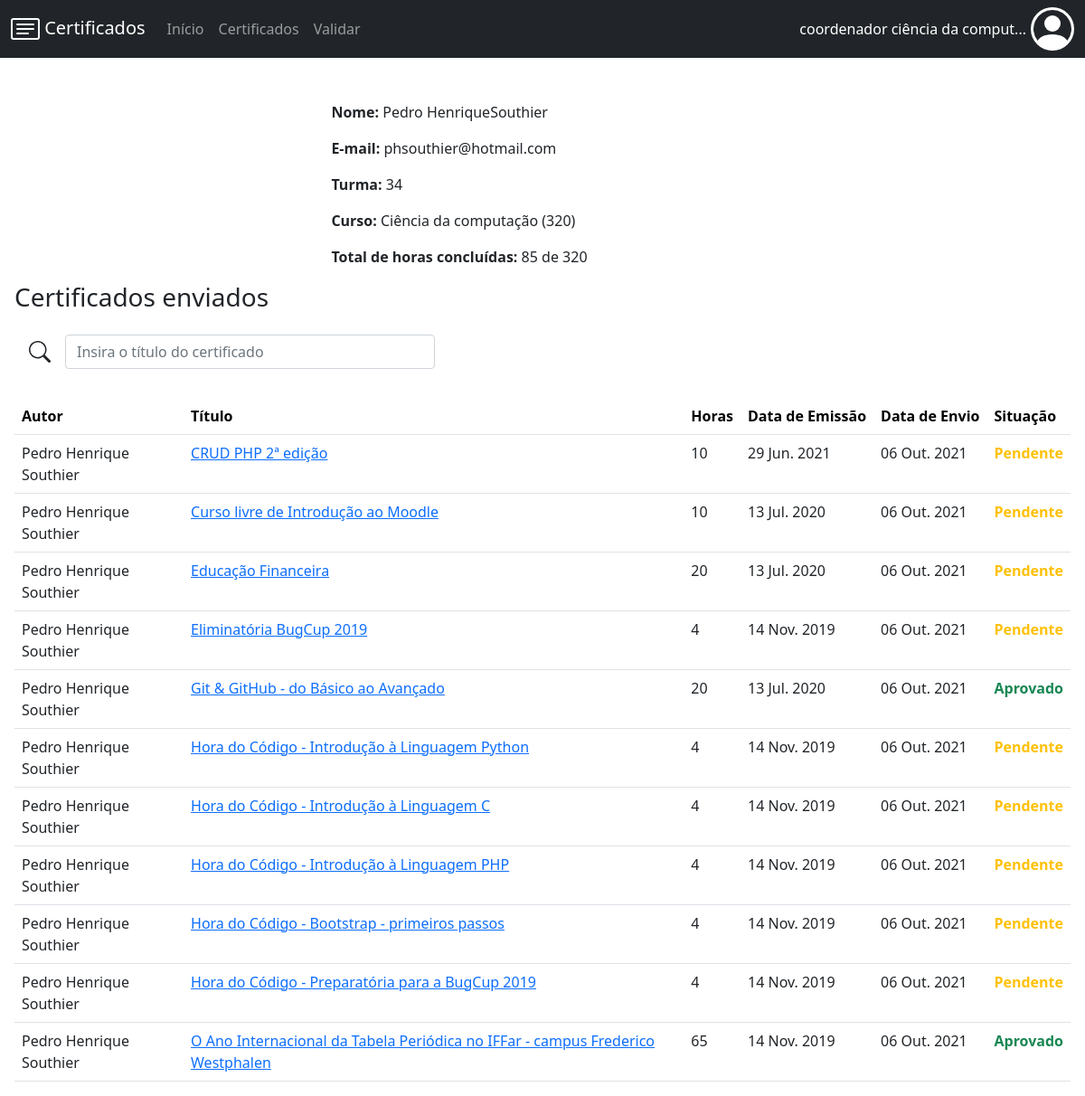
Screenshot of /certificados/usuario/2/ (signed in) with the database file from the repository.
### certificados/models.py (models this page shows, shortened)
class Perfil(models.Model):
    user = models.OneToOneField('auth.User', on_delete=models.CASCADE)
    matricula = models.IntegerField()
    turma = models.IntegerField()
    curso = models.ForeignKey('Curso', on_delete=models.CASCADE)
    def horas_concluidas(self):
        horas_aprovado = 0
        categoria_atual = ''
        horas_categoria_atual = 0
        todas_categorias = []
        horas_categorias = []
        certificados = Certificado.objects.filter(usuario=self.user)
        categorias = Categoria.objects.filter(curso=self.curso)
        for c in categorias:
            horas_categorias.append(c.limite_horas)
            todas_categorias.append(c.nome)
        for c in certificados:
            if c.situacao == 1:
                for i in range(len(categorias)):
                    categoria_atual = todas_categorias[i]
                    horas_categoria_atual = horas_categorias[i]
                    if(categoria_atual == c.categoria.nome):
                        if(horas_categoria_atual <= c.horas and c.horas >= 0):
                            horas_aprovado = horas_aprovado + horas_categoria_atual
                            horas_categorias[i] = 0
                        else:
                            if(horas_categoria_atual > 0 and c.horas >= 0):
                                horas_aprovado = horas_aprovado + c.horas
                                horas_categorias[i] = horas_categorias[i] - c.horas
                            else:
                                pass
                    else:
                        pass
        return horas_aprovado

class Curso(models.Model):
    nome = models.CharField(max_length=100)
    quantidade_horas = models.IntegerField()
    def __str__(self):
        return self.nome + " (" + str(self.quantidade_horas) + ")"

class Categoria(models.Model):
    nome = models.CharField(max_length=170)
    limite_horas = models.IntegerField()
    curso = models.ForeignKey('Curso', on_delete=models.CASCADE)

class Certificado(models.Model):
    horas = models.IntegerField()
    titulo = models.CharField(max_length=150)
    data_emissao = models.DateTimeField()
    data_envio = models.DateTimeField(default=timezone.now)
    situacao = models.SmallIntegerField(default = 2)
    imagem = models.FileField(
        upload_to = 'certificados/',
        validators=[validate_file_extension]
    )
    usuario = models.ForeignKey('auth.User', on_delete=models.CASCADE)
    categoria = models.ForeignKey('Categoria', on_delete=models.CASCADE)
    curso = models.ForeignKey('Curso', on_delete=models.CASCADE)
    def __str__(self):
        return self.titulo + " (" + str(self.id) + ")"
    def tamanho_titulo(self):
        t = len(self.titulo)
        if t <= 120:
            return self.titulo[0:120]
        else:
            return self.titulo[0:117] + "..."
    def tamanho_autor(self):
        a = len(self.usuario.first_name + " " + self.usuario.last_name)
        if a <= 100:
            return (self.usuario.first_name + " " + self.usuario.last_name)[0:100]
        else:
            return (self.usuario.first_name + " " + self.usuario.last_name)[0:97] + "..."

### certificados/views.py (the view)
# urls.py: path('usuario/', views.perfil, name='perfil'),
def usuario(request, id):
    if request.user.is_authenticated:
        if request.user.id == id or request.user.is_superuser:
            u = UserModel.objects.get(id=id)
            operacao = ''
            if request.method == "POST":
                form = FormFiltro(request.POST)
                if form.is_valid():
                    operacao = form.cleaned_data['operacao']
                    if operacao == "data_emissao":
                        lista_certificados = Certificado.objects.filter(usuario=u).order_by("-data_emissao")
                    elif operacao == "data_envio":
                        lista_certificados = Certificado.objects.filter(usuario=u).order_by("-data_envio")
                    elif operacao == "titulo":
                        lista_certificados = Certificado.objects.filter(usuario=u).order_by("titulo")
                    elif operacao == "horas":
                        lista_certificados = Certificado.objects.filter(usuario=u).order_by("-horas")
                    elif operacao == "situacao":
                        lista_certificados = Certificado.objects.filter(usuario=u).order_by("situacao")
                    else:
                        lista_certificados = Certificado.objects.filter(usuario=u)
            else:
                form = FormFiltro()
                lista_certificados = Certificado.objects.filter(usuario=u)
            formulario = "certificados"
            horas_aprovado = 0
            horas_pendente = 0
            horas_recusado = 0
            for p in lista_certificados:
                if p.situacao == 1:
                    pass
                elif p.situacao == 2:
                    horas_pendente = horas_pendente + p.horas
                elif p.situacao == 3:
                    horas_recusado = horas_recusado + p.horas
            situacao = ["Aprovado", "Pendente", "Recusado", "Erro"]
            nome = u.first_name + u.last_name
            email = u.email
            contexto = {'u': u, 'nome': nome, 'email': email, 'lista_certificados': lista_certificados, 'situacao': situacao, 'form': form, 'horas_aprovado': horas_aprovado, 'horas_pendente': horas_pendente, 'horas_recusado': horas_recusado, 'formulario': formulario}
            return render(request, 'certificados/perfil.html', contexto)
        else:
            return HttpResponseRedirect("/certificados/")
    else:
        return HttpResponseRedirect("/certificados/login/")

### certificados/forms.py
class FormFiltro(forms.Form):
    operacao = forms.CharField()

### certificados/templates/certificados/perfil.html (shortened to what this page needs)
{% extends 'certificados/base.html' %}
{% load static %}
{% block conteudo %}
    <h3 class="font-weight-light pb-3">{{titulo}}</h3>
    {% if u %}
        <div class="ver_certificado">
            <p><span class="fw-bold">Nome: </span>{{nome}}</p>
            <p><span class="fw-bold">E-mail: </span>{{email}}</p>
            <p><span class="fw-bold">Turma: </span>{{u.perfil.turma}}</p>
            <p><span class="fw-bold">Curso: </span>{{u.perfil.curso}}</p>
            <p><span class="fw-bold">Total de horas concluídas: </span>{{u.perfil.horas_concluidas}} de {{u.perfil.curso.quantidade_horas}}</p>
        </div>
    {% else %}
            <p> Usuario inexistente. </p>
    {% endif %}
        {% if user.is_superuser %}
            {% if not u.is_superuser %}
                <h3 class="font-weight-light pb-3">Certificados enviados</h3>
                {% if lista_certificados %}
                    <div class="div_barra_pesquisa">
                        <input class="form-control barra_pesquisa_certificados" value="" type="search" id="barra_pesquisa" placeholder="Insira o título do certificado">
                    </div>
                    <table class="table" style="margin-top: 32px;">
                        <form action="/certificados/usuario/{{u.id}}/" method="POST">
                            <tr>
                                <th> <input onclick="att_formFiltro('autor')" type="submit" class="linkFiltros fw-bold" id="submit_autor" value="Autor"><br> </th>
                                <th> <input onclick="att_formFiltro('titulo')" type="submit" class="linkFiltros fw-bold" id="submit_titulo" value="Título"><br> </th>
                                <th class="form-horas"> <input onclick="att_formFiltro('horas')" type="submit" class="linkFiltros fw-bold" id="submit_horas" value="Horas"><br> </th>
                                <th class="form-data-emissao"> <input onclick="att_formFiltro('data_emissao')" type="submit" class="linkFiltros fw-bold" id="submit_data_emissao" value="Data de Emissão"><br> </th>
                                <th> <input onclick="att_formFiltro('data_envio')" type="submit" class="linkFiltros fw-bold" id="submit_data_envio" value="Data de Envio"><br> </th>
                                <th class="form-situacao"> <input onclick="att_formFiltro('situacao')" type="submit" class="linkFiltros fw-bold" id="submit_situacao" value="Situação"><br> </th>
                            </tr>
                        </form>
                        <div>
                            {% for p in lista_certificados %}
                                <tr id="tabela_{{p}}" style="display: normal;" class="elementos_tabela">
                                    <td class="break-word">{{p.tamanho_autor}}</td>
                                    <td class="break-word"><a id="titulo_tabela_{{p}}" href="/certificados/usuario/{{ u.id }}/certificado/{{p.id}}">{{p.tamanho_titulo}}</a></td>
                                    <td class="form-horas"> {{p.horas}} </td>
                                    <td class="form-data-emissao"> {{p.data_emissao|date:'d M. Y'}} </td>
                                    <td> {{p.data_envio|date:'d M. Y'}} </td>
                                    {% if p.situacao == 1 %}
                                        <td class="form-situacao"><span id="situacao_{{p}}" class="fw-bold situacao_aprovado"> {{situacao.0}} </span></td>
                                    {% elif p.situacao == 2 %}
                                        <td class="form-situacao"><span id="situacao_{{p}}" class="fw-bold situacao_pendente"> {{situacao.1}} </span></td>
                                    {% elif p.situacao == 3 %}
                                        <td class="form-situacao"><span id="situacao_{{p}}" class="fw-bold situacao_recusado"> {{situacao.2}} </span></td>
                                    {% else %}
                                        <td class="form-situacao"><span id="situacao_{{p}}" class="fw-bold situacao_erro"> {{situacao.3}} </span></td>
                                    {% endif %}
                                </tr>
                            {% endfor %}
                        </div>
                    </table>
                {% else %}
                    <p>Nenhum certificado cadastrado.</p>
                {% endif %}
            {% endif %}
        {% endif %}
{% endblock %}

### certificados/templates/certificados/base.html (shortened to what this page needs)
{% load static %}
<!DOCTYPE html>
<html lang="pt-br">
<head>
    <link href="https://cdn.jsdelivr.net/npm/bootstrap@5.0.2/dist/css/bootstrap.min.css" rel="stylesheet">
    <link rel="stylesheet" href="{% static 'certificados/css.css'%}">
</head>
<body>
    <nav class="navbar navbar-expand-lg navbar-dark bg-dark mb-4">
        <div class="container-fluid">
            <a class="navbar-brand" href="/certificados/">
                Certificados
            </a>
            <div class="collapse navbar-collapse" id="navbarSupportedContent">
                <ul class="navbar-nav me-auto mb-2 mb-lg-0">
                    <li class="nav-item">
                        <a class="nav-link" aria-current="page" href="/certificados/">Início</a>
                    </li>
                    <li class="nav-item">
                        <a class="nav-link" href="/certificados/todos">Certificados</a>
                    </li>
                    {% if request.user.is_superuser %}
                        <li class="nav-item">
                            <a class="nav-link" href="/certificados/validar">Validar</a>
                        </li>
                    {% endif %}
                </ul>
            </div>
            {% if user.is_authenticated %}
                <div style="display: none"><span id="nome_usuario">{{ user.first_name }}</span> </div>
                <div class="text-white nome-usuario">
                    <div id="nome_user"></div>
                </div>
            {% endif %}
            <div class="nav-item dropdown foto-perfil">
            </div>
        </div>
    </nav>
    <div class="px-sm-3">
        {% block conteudo %}
        {% endblock %}
    </div>
</body>
</html>

### certificados/static/certificados/css.css (style rules this page uses)
.situacao_aprovado { color: #198754; }
.situacao_pendente { color: #ffc107; }
.lupa { float: left; margin: 7px 16px 0 16px; }
.barra_pesquisa_certificados { width: 70%; }
.linkFiltros { background-color: transparent; border: 0px transparent; transition: all 0.2s; padding: 0; }
.ver_certificado { position: relative; left: 50%; transform: translate(-50%, 0); max-width: 40%; min-width: 25%; }
.break-word { word-wrap: break-word; }
.nome-usuario { margin: 0 5px 0 0; }
.div_barra_pesquisa { width: 50%; }
.foto-perfil { display: block; }

### rows the page displays
Certificado: tamanho_autor "Pedro Henrique Southier", tamanho_titulo "CRUD PHP 2ª edição", horas "10", data_emissao "29 Jun. 2021", data_envio "06 Out. 2021", situacao "Pendente"
Certificado: tamanho_autor "Pedro Henrique Southier", tamanho_titulo "Curso livre de Introdução ao Moodle", horas "10", data_emissao "13 Jul. 2020", data_envio "06 Out. 2021", situacao "Pendente"
Certificado: tamanho_autor "Pedro Henrique Southier", tamanho_titulo "Educação Financeira", horas "20", data_emissao "13 Jul. 2020", data_envio "06 Out. 2021", situacao "Pendente"
Certificado: tamanho_autor "Pedro Henrique Southier", tamanho_titulo "Eliminatória BugCup 2019", horas "4", data_emissao "14 Nov. 2019", data_envio "06 Out. 2021", situacao "Pendente"
Certificado: tamanho_autor "Pedro Henrique Southier", tamanho_titulo "Git & GitHub - do Básico ao Avançado", horas "20", data_emissao "13 Jul. 2020", data_envio "06 Out. 2021", situacao "Aprovado"
Certificado: tamanho_autor "Pedro Henrique Southier", tamanho_titulo "Hora do Código - Introdução à Linguagem Python", horas "4", data_emissao "14 Nov. 2019", data_envio "06 Out. 2021", situacao "Pendente"
Certificado: tamanho_autor "Pedro Henrique Southier", tamanho_titulo "Hora do Código - Introdução à Linguagem C", horas "4", data_emissao "14 Nov. 2019", data_envio "06 Out. 2021", situacao "Pendente"
Certificado: tamanho_autor "Pedro Henrique Southier", tamanho_titulo "Hora do Código - Introdução à Linguagem PHP", horas "4", data_emissao "14 Nov. 2019", data_envio "06 Out. 2021", situacao "Pendente"
Certificado: tamanho_autor "Pedro Henrique Southier", tamanho_titulo "Hora do Código - Bootstrap - primeiros passos", horas "4", data_emissao "14 Nov. 2019", data_envio "06 Out. 2021", situacao "Pendente"
Certificado: tamanho_autor "Pedro Henrique Southier", tamanho_titulo "Hora do Código - Preparatória para a BugCup 2019", horas "4", data_emissao "14 Nov. 2019", data_envio "06 Out. 2021", situacao "Pendente"
Certificado: tamanho_autor "Pedro Henrique Southier", tamanho_titulo "O Ano Internacional da Tabela Periódica no IFFar - campus Frederico Westphalen", horas "65", data_emissao "14 Nov. 2019", data_envio "06 Out. 2021", situacao "Aprovado"

### other values shown
{{ user.first_name }} "coordenador ciência da comput..."
{{ nome }} "Pedro HenriqueSouthier"
{{ email }} "phsouthier@hotmail.com"
{{ u.perfil.turma }} "34"
{{ u.perfil.curso }} "Ciência da computação (320)"
{{ u.perfil.horas_concluidas }} "85"
{{ u.perfil.curso.quantidade_horas }} "320"
